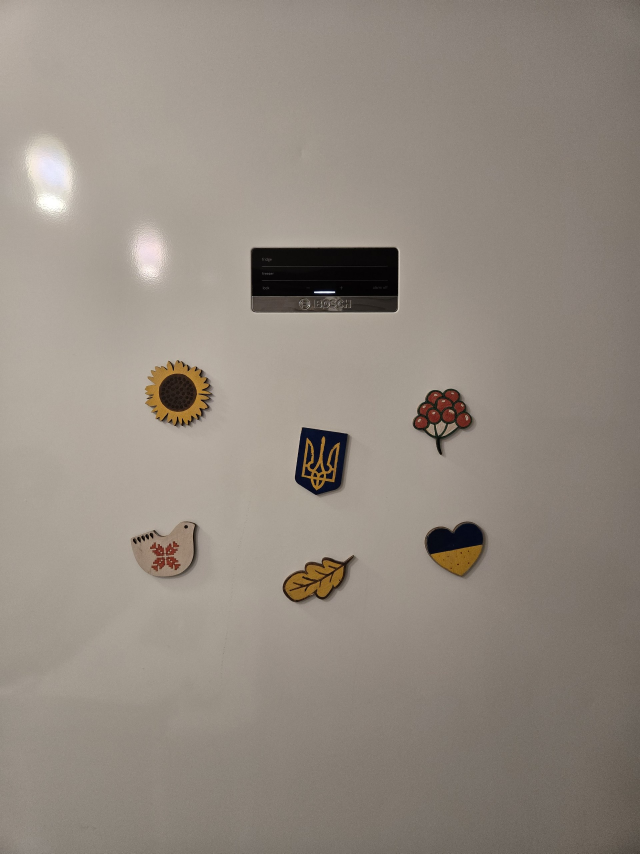
#> input picture fridgik.jpg, 1920 x 2560 px, found by its file name (shown at 1/3 size)
$ python Less_povtor.py
#> lines starting #> are read from the running program, lines starting #| are printed output that depends on the picture; after the words box and inside, x2 and y2 are one past the last pixel; in counts of white or black regions, pixels touching at a corner belong together
import cv2
import numpy as np

img = cv2.imread("images/fridgik.jpg")
#> img is the input picture: shape (2560, 1920, 3); mean B, G, R 129.4, 139, 148.1
img = cv2.resize(img, (img.shape[1] // 4, img.shape[0] // 4))
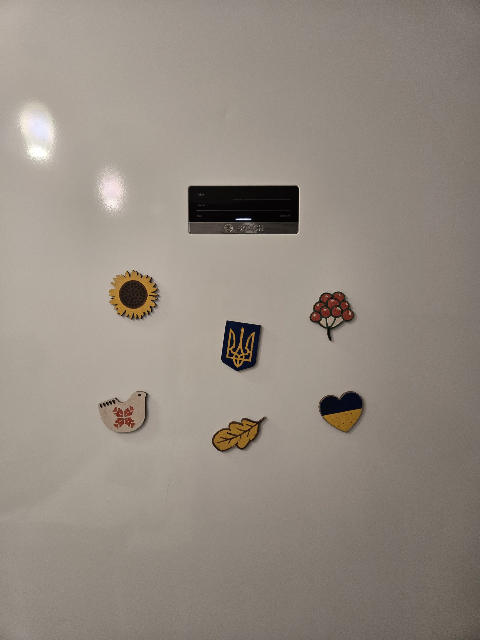
#> img: shape (640, 480, 3); mean B, G, R 129.5, 139.1, 148.2
img_copy = img.copy()

img = cv2.cvtColor(img, cv2.COLOR_BGR2GRAY)
#> img: shape (640, 480)
img = cv2.GaussianBlur(img, (9, 9), 1)
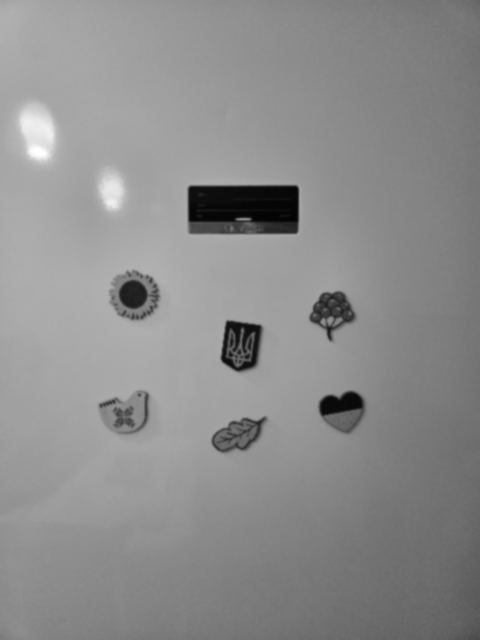
#> img: shape (640, 480); min 3, max 255, mean 140.8
img = cv2.equalizeHist(img)
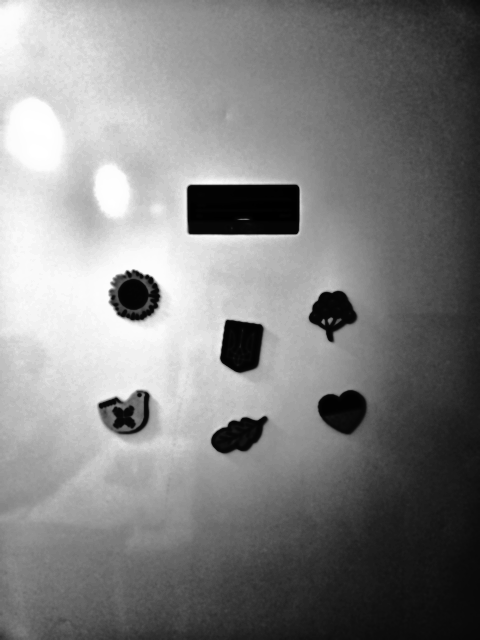
#> img: shape (640, 480); min 0, max 255, mean 129.3

img_edges = cv2.Canny(img, 50, 150)
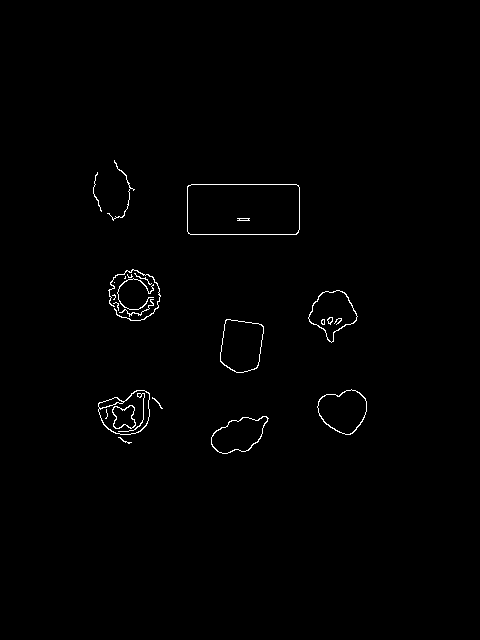
#> img_edges: shape (640, 480); 0.72% white in thin lines or dots, all inside (x1, y1, x2, y2) = (93, 160, 367, 454)
contours, hierarchy = cv2.findContours(img_edges, cv2.RETR_EXTERNAL, cv2.CHAIN_APPROX_SIMPLE)
#> contours = 19 contours, 10 with area under 20; largest, box (x1, y1, x2, y2) and area: (187, 184, 300, 235) 5582, (220, 319, 264, 373) 1848, (98, 390, 150, 435) 1671, (317, 389, 367, 435) 1593, (308, 290, 358, 343) 1476

sticker_count = 0
for cnt in contours:
    area = cv2.contourArea(cnt)
    if area < 40:
        continue

    x, y, w, h = cv2.boundingRect(cnt)

    aspect_ratio = w / h if h != 0 else 0
    if aspect_ratio > 10 or aspect_ratio < 0.1:
        continue

    sticker_count += 1
    cv2.rectangle(img_copy, (x, y), (x + w, y + h), (0, 255, 0), 2)
#> this loop made 19 passes
#> (area, x, y, w, h, aspect_ratio) on passes 2, 4, 5, 6, 10, 16, 17: (1372, 211, 416, 58, 38, 1.53), (1671, 98, 390, 52, 45, 1.16), (1593, 317, 389, 50, 46, 1.09), (1848.5, 220, 319, 44, 54, 0.815), (1475.5, 308, 290, 50, 53, 0.943), (51, 108, 269, 53, 52, 1.02), (5581.5, 187, 184, 113, 51, 2.22)
#> area on passes 12, 19: 31, 20.5
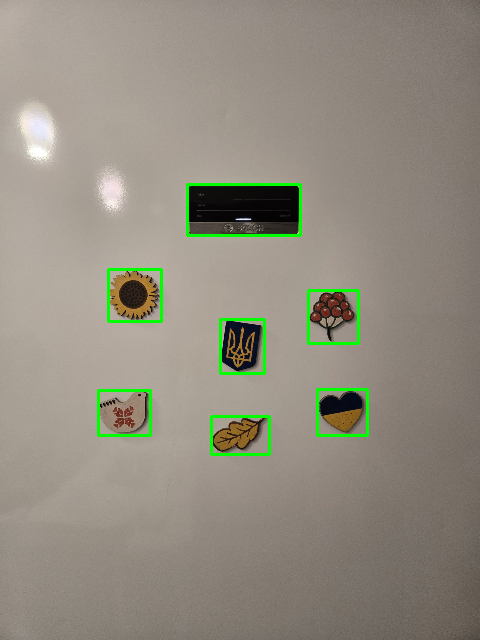
#> img_copy: shape (640, 480, 3); 1.47% of pixels changed, all inside (x1, y1, x2, y2) = (97, 183, 369, 456)
#> after the loop, sticker_count = 7

print(f'Знайдено {sticker_count} магнітиків')
#| Знайдено 7 магнітиків

cv2.imwrite("images/result.jpg", img_copy)
cv2.imshow("result", img_copy)
cv2.waitKey(0)
cv2.destroyAllWindows()
